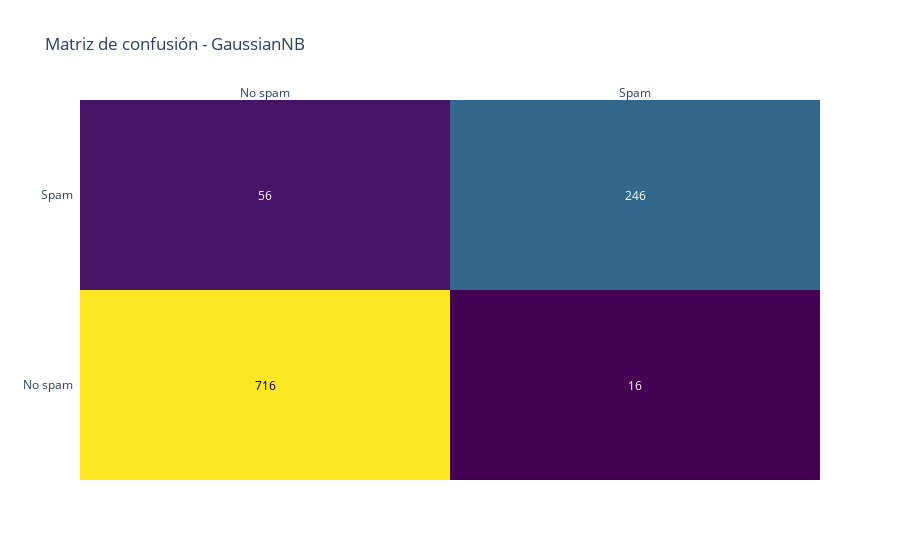

The notebook cell this image was saved under:
### Code cell
fig_gnb = ff.create_annotated_heatmap(cm_gnb, x=['No spam', 'Spam'], y=['No spam', 'Spam'], colorscale='Viridis')
fig_gnb.update_layout(title='Matriz de confusión - GaussianNB')

### Figure 1 — Plotly figure (JSON) as saved in the notebook; plotly's stock layout.template omitted (floating-point values rounded to 4 significant figures)
{"data": [{"colorscale": [[0, "#440154"], [0.1111, "#482878"], [0.2222, "#3e4989"], [0.3333, "#31688e"], [0.4444, "#26828e"], [0.5556, "#1f9e89"], [0.6667, "#35b779"], [0.7778, "#6ece58"], [0.8889, "#b5de2b"], [1, "#fde725"]], "reversescale": false, "showscale": false, "type": "heatmap", "x": ["No spam", "Spam"], "y": ["No spam", "Spam"], "z": [[716, 16], [56, 246]]}], "layout": {"annotations": [{"font": {"color": "#000000"}, "showarrow": false, "text": "716", "x": "No spam", "xref": "x", "y": "No spam", "yref": "y"}, {"font": {"color": "#FFFFFF"}, "showarrow": false, "text": "16", "x": "Spam", "xref": "x", "y": "No spam", "yref": "y"}, {"font": {"color": "#FFFFFF"}, "showarrow": false, "text": "56", "x": "No spam", "xref": "x", "y": "Spam", "yref": "y"}, {"font": {"color": "#FFFFFF"}, "showarrow": false, "text": "246", "x": "Spam", "xref": "x", "y": "Spam", "yref": "y"}], "title": {"text": "Matriz de confusión - GaussianNB"}, "xaxis": {"dtick": 1, "gridcolor": "rgb(0, 0, 0)", "side": "top", "ticks": ""}, "yaxis": {"dtick": 1, "ticks": "", "ticksuffix": "  "}}}
